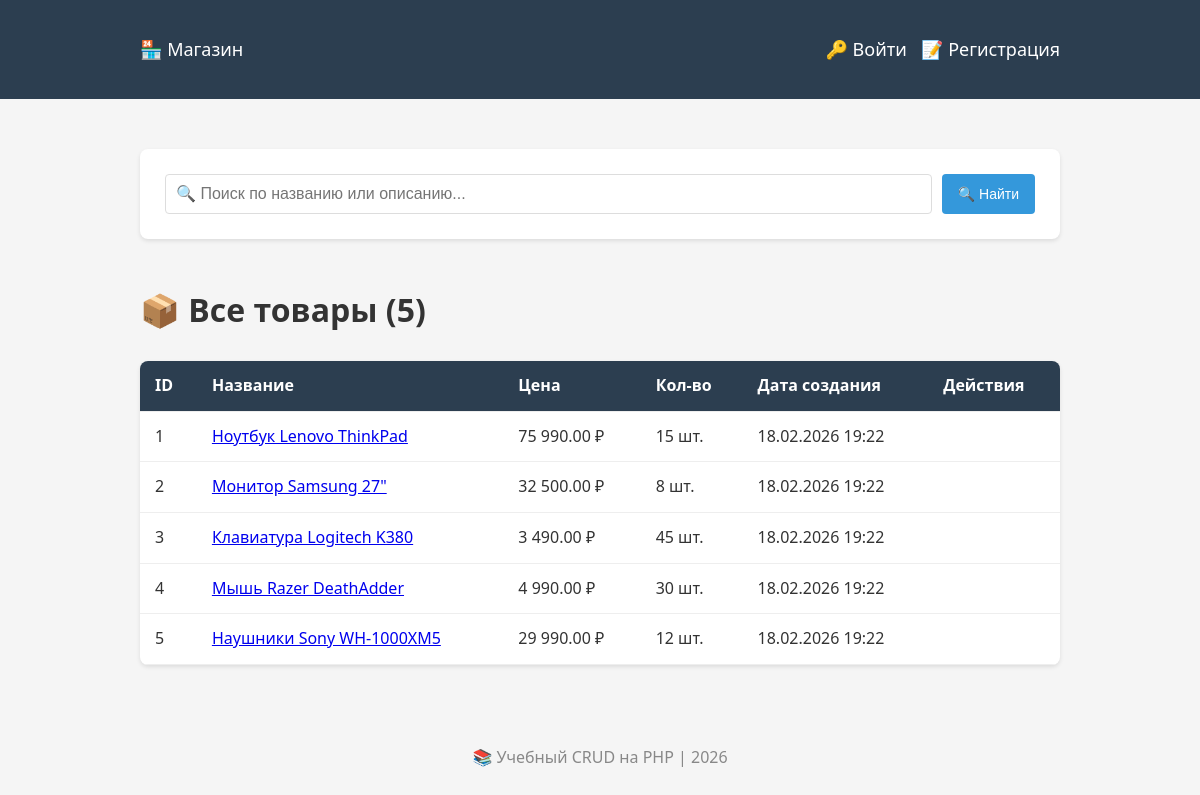
The page / on the database its author committed.
### tables this page shows
CREATE TABLE IF NOT EXISTS products
(
    id
    INT
    AUTO_INCREMENT
    PRIMARY
    KEY,
    name
    VARCHAR
(
    255
) NOT NULL,
    description TEXT,
    price DECIMAL
(
    10,
    2
) NOT NULL DEFAULT 0.00,
    quantity INT NOT NULL DEFAULT 0,
    created_at TIMESTAMP DEFAULT CURRENT_TIMESTAMP,
    updated_at TIMESTAMP DEFAULT CURRENT_TIMESTAMP ON UPDATE CURRENT_TIMESTAMP
    );

### src/ProductController.php (called while the page is built, shortened)
<?php
class ProductController
{
    private Product $product;
    public function __construct(Product $product, Validator $validator)
    {
        $this->product = $product;
    }
    public function index(): void
    {
        $search = trim($_GET['search'] ?? '');
        if ($search !== '') {
            $products = $this->product->search($search);
        } else {
            $products = $this->product->getAll();
        }
        $this->render('list', [
            'products' => $products,
            'search' => $search,
        ]);
    }
    private function render(string $template, array $data = []): void
    {
        extract($data);
        require __DIR__ . '/../templates/header.php';
        require __DIR__ . "/../templates/$template.php";
        require __DIR__ . '/../templates/footer.php';
    }
}

### public/index.php (called while the page is built, shortened)
<?php
require_once __DIR__ . '/../src/Auth.php';
require_once __DIR__ . '/../config/database.php';
require_once __DIR__ . '/../src/Product.php';
require_once __DIR__ . '/../src/ProductController.php';
require_once __DIR__ . '/../src/Router.php';
$product   = new Product($pdo);
$user      = new User($pdo);
$validator = new Validator();
$productController = new ProductController($product, $validator);
$authController    = new AuthController($user, $validator);
$router = new Router($productController, $authController);
$router->run();

### src/Auth.php (called while the page is built, shortened)
<?php
class Auth
{
    public static function isLoggedIn(): bool
    {
        return isset($_SESSION['user_id']);
    }
}

### src/Product.php (called while the page is built, shortened)
<?php
class Product
{
    private PDO $pdo;
    public function __construct(PDO $pdo)
    {
        $this->pdo = $pdo;
    }
    public function getAll(): array
    {
        $sql = "SELECT * FROM products ORDER BY created_at DESC";
        $stmt = $this->pdo->query($sql);
        return $stmt->fetchAll();
    }
}

### templates/list.php (the view, shortened to what this page needs)
    <div class="card">
        <form method="GET" action="index.php">
            <div style="display: flex; gap: 10px;">
                <input type="text"
                       name="search"
                       value="<?= htmlspecialchars($search ?? '') ?>"
                       placeholder="🔍 Поиск по названию или описанию..."
                       style="flex: 1; padding: 10px; border: 1px solid #ddd; border-radius: 4px; font-size: 16px;">
                <button type="submit" class="btn btn-primary">🔍 Найти</button>
            </div>
        </form>
    </div>
    <br>
<?php
if (!empty($search)): ?>
    <h1>🔍 Результаты поиска: «<?= htmlspecialchars($search) ?>» (<?= count($products) ?>)</h1>
<?php
else: ?>
    <h1>📦 Все товары (<?= count($products) ?>)</h1>
<?php
endif; ?>
    <br>
<?php
if (empty($products)): ?>
    <div class="card">
        <?php
        if (!empty($search)): ?>
            <p>Ничего не найдено по запросу «<?= htmlspecialchars($search) ?>».
                <a href="index.php?action=list">Показать все товары</a></p>
        <?php
        else: ?>
            <p>Товаров пока нет. <a href="index.php?action=create">Добавьте первый!</a></p>
        <?php
        endif; ?>
    </div>
<?php
else: ?>
    <table>
        <thead>
        <tr>
            <th>ID</th>
            <th>Название</th>
            <th>Цена</th>
            <th>Кол-во</th>
            <th>Дата создания</th>
            <th>Действия</th>
        </tr>
        </thead>
        <tbody>
        <?php
        foreach ($products as $item): ?>
            <tr>
                <td><?= $item['id'] ?></td>
                <td>
                    <a href="index.php?action=show&id=<?= $item['id'] ?>">
                        <?= htmlspecialchars($item['name']) ?>
                    </a>
                </td>
                <td><?= number_format($item['price'], 2, '.', ' ') ?> ₽</td>
                <td><?= $item['quantity'] ?> шт.</td>
                <td><?= date('d.m.Y H:i', strtotime($item['created_at'])) ?></td>
                <td>
                </td>
            </tr>
        <?php
        endforeach; ?>
        </tbody>
    </table>
<?php
endif; ?>

### src/Router.php (shortened to what this page needs)
<?php
class Router
{
    private ProductController $productController;
    private AuthController $authController;
    public function __construct(
        ProductController $productController,
        AuthController $authController
    ) {
        $this->productController = $productController;
        $this->authController = $authController;
    }
    public function run(): void
    {
        $action = $_GET['action'] ?? 'list';
        $productRoutes = [
            'list' => 'index',
            'show' => 'show',
            'create' => 'create',
            'edit' => 'edit',
            'delete' => 'delete',
        ];
        $authRoutes = [
            'login' => 'login',
            'logout' => 'logout',
            'register' => 'register',
        ];
        if (array_key_exists($action, $productRoutes)) {
            $method = $productRoutes[$action];
            $this->productController->$method();
        } elseif (array_key_exists($action, $authRoutes)) {
            $method = $authRoutes[$action];
            $this->authController->$method();
        } else {
            http_response_code(404);
            echo "Страница не найдена";
        }
    }
}

### templates/header.php (shortened to what this page needs)
<!DOCTYPE html>
<html lang="ru">
<head>
</head>
<body>
<nav>
    <div class="container">
        <a href="index.php">🏪 Магазин</a>
        <div>
            <?php
            if (Auth::isLoggedIn()): ?>
                <a href="index.php?action=create" style="margin-right: 15px;">➕ Добавить</a>
                <span style="color: #95a5a6; margin-right: 10px;">
                    👤 <?= htmlspecialchars(Auth::getUsername()) ?>
                </span>
                <a href="index.php?action=logout">🚪 Выйти</a>
            <?php
            else: ?>
                <a href="index.php?action=login" style="margin-right: 10px;">🔑 Войти</a>
                <a href="index.php?action=register">📝 Регистрация</a>
            <?php
            endif; ?>
        </div>
    </div>
</nav>
<div class="container">

### templates/footer.php
</div>
<footer style="text-align:center; padding:20px; color:#888; margin-top:40px;">
    <p>📚 Учебный CRUD на PHP | <?= date('Y') ?></p>
</footer>
</body>
</html>

### templates/header.php (style rules this page uses)
* { margin: 0; padding: 0; box-sizing: border-box; }
body { font-family: 'Segoe UI', Arial, sans-serif; background-color: #f5f5f5; color: #333; line-height: 1.6; }
.container { max-width: 960px; margin: 0 auto; padding: 20px; }
nav { background-color: #2c3e50; padding: 15px 0; margin-bottom: 30px; }
nav .container { display: flex; justify-content: space-between; align-items: center; }
nav a { color: white; text-decoration: none; font-size: 18px; }
.btn { display: inline-block; padding: 8px 16px; border: none; border-radius: 4px; cursor: pointer; text-decoration: none; font-size: 14px; color: white; }
.btn-primary { background-color: #3498db; }
table { width: 100%; border-collapse: collapse; background: white; border-radius: 8px; overflow: hidden; box-shadow: 0 2px 4px rgba(0, 0, 0, 0.1); }
th, td { padding: 12px 15px; text-align: left; border-bottom: 1px solid #eee; }
th { background-color: #2c3e50; color: white; }
.card { background: white; border-radius: 8px; padding: 25px; box-shadow: 0 2px 4px rgba(0, 0, 0, 0.1); margin-bottom: 20px; }

### rows shown on the page
products: id "1", name "Ноутбук Lenovo ThinkPad", price "75 990.00", quantity "15", created_at "18.02.2026 19:22"
products: id "2", name "Монитор Samsung 27\"", price "32 500.00", quantity "8", created_at "18.02.2026 19:22"
products: id "3", name "Клавиатура Logitech K380", price "3 490.00", quantity "45", created_at "18.02.2026 19:22"
products: id "4", name "Мышь Razer DeathAdder", price "4 990.00", quantity "30", created_at "18.02.2026 19:22"
products: id "5", name "Наушники Sony WH-1000XM5", price "29 990.00", quantity "12", created_at "18.02.2026 19:22"

### other values the page prints
count($products) "5"
